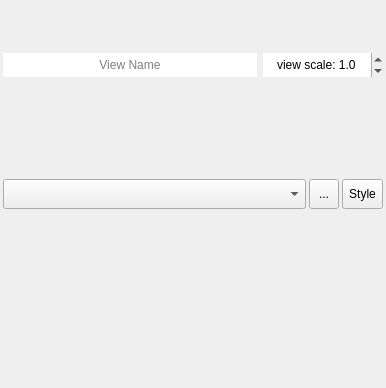
<?xml version="1.0" encoding="UTF-8"?>
<ui version="4.0">
 <class>ViewWidget</class>
 <widget class="QWidget" name="ViewWidget">
  <property name="geometry">
   <rect>
    <x>0</x>
    <y>0</y>
    <width>386</width>
    <height>388</height>
   </rect>
  </property>
  <layout class="QVBoxLayout" name="verticalLayout">
   <property name="spacing">
    <number>3</number>
   </property>
   <property name="leftMargin">
    <number>3</number>
   </property>
   <property name="topMargin">
    <number>3</number>
   </property>
   <property name="rightMargin">
    <number>3</number>
   </property>
   <property name="bottomMargin">
    <number>3</number>
   </property>
   <item>
    <widget class="QWidget" name="widget_2" native="true">
     <layout class="QHBoxLayout" name="horizontalLayout">
      <property name="leftMargin">
       <number>0</number>
      </property>
      <property name="topMargin">
       <number>0</number>
      </property>
      <property name="rightMargin">
       <number>0</number>
      </property>
      <property name="bottomMargin">
       <number>0</number>
      </property>
      <item>
       <widget class="QLineEdit" name="QLabel_ViewName">
        <property name="maximumSize">
         <size>
          <width>16777215</width>
          <height>24</height>
         </size>
        </property>
        <property name="toolTip">
         <string>Click to set the name for this view</string>
        </property>
        <property name="frame">
         <bool>false</bool>
        </property>
        <property name="alignment">
         <set>Qt::AlignCenter</set>
        </property>
        <property name="placeholderText">
         <string>View Name</string>
        </property>
       </widget>
      </item>
      <item>
       <widget class="QDoubleSpinBox" name="scaleFactor">
        <property name="maximumSize">
         <size>
          <width>16777215</width>
          <height>24</height>
         </size>
        </property>
        <property name="toolTip">
         <string>Scale/zoom factor respect to the others views</string>
        </property>
        <property name="frame">
         <bool>false</bool>
        </property>
        <property name="alignment">
         <set>Qt::AlignCenter</set>
        </property>
        <property name="prefix">
         <string>view scale: </string>
        </property>
        <property name="decimals">
         <number>1</number>
        </property>
        <property name="minimum">
         <double>0.100000000000000</double>
        </property>
        <property name="maximum">
         <double>1000.000000000000000</double>
        </property>
        <property name="singleStep">
         <double>0.100000000000000</double>
        </property>
        <property name="stepType">
         <enum>QAbstractSpinBox::AdaptiveDecimalStepType</enum>
        </property>
        <property name="value">
         <double>1.000000000000000</double>
        </property>
       </widget>
      </item>
     </layout>
    </widget>
   </item>
   <item>
    <widget class="QWidget" name="widget_26" native="true">
     <layout class="QHBoxLayout" name="horizontalLayout_26">
      <property name="spacing">
       <number>3</number>
      </property>
      <property name="leftMargin">
       <number>0</number>
      </property>
      <property name="topMargin">
       <number>0</number>
      </property>
      <property name="rightMargin">
       <number>0</number>
      </property>
      <property name="bottomMargin">
       <number>0</number>
      </property>
      <item>
       <widget class="QgsMapLayerComboBox" name="QCBox_RenderFile">
        <property name="sizePolicy">
         <sizepolicy hsizetype="Ignored" vsizetype="Maximum">
          <horstretch>0</horstretch>
          <verstretch>0</verstretch>
         </sizepolicy>
        </property>
        <property name="maximumSize">
         <size>
          <width>16777215</width>
          <height>30</height>
         </size>
        </property>
        <property name="allowEmptyLayer">
         <bool>true</bool>
        </property>
       </widget>
      </item>
      <item>
       <widget class="QToolButton" name="QCBox_browseRenderFile">
        <property name="maximumSize">
         <size>
          <width>30</width>
          <height>30</height>
         </size>
        </property>
        <property name="toolTip">
         <string>Load file</string>
        </property>
        <property name="text">
         <string>...</string>
        </property>
       </widget>
      </item>
      <item>
       <widget class="QToolButton" name="layerStyleEditor">
        <property name="maximumSize">
         <size>
          <width>16777215</width>
          <height>30</height>
         </size>
        </property>
        <property name="toolTip">
         <string>Open the style editor for the layer selected</string>
        </property>
        <property name="text">
         <string>Style</string>
        </property>
        <property name="icon">
         <iconset>
          <normaloff>:/plugins/AcATaMa/icons/layer_properties.svg</normaloff>:/plugins/AcATaMa/icons/layer_properties.svg</iconset>
        </property>
       </widget>
      </item>
     </layout>
    </widget>
   </item>
   <item>
    <widget class="RenderWidget" name="render_widget" native="true">
     <property name="sizePolicy">
      <sizepolicy hsizetype="Ignored" vsizetype="Ignored">
       <horstretch>0</horstretch>
       <verstretch>0</verstretch>
      </sizepolicy>
     </property>
    </widget>
   </item>
  </layout>
 </widget>
 <customwidgets>
  <customwidget>
   <class>QgsMapLayerComboBox</class>
   <extends>QComboBox</extends>
   <header>qgsmaplayercombobox.h</header>
  </customwidget>
  <customwidget>
   <class>RenderWidget</class>
   <extends>QWidget</extends>
   <header>AcATaMa.gui.response_design_view_widget</header>
   <container>1</container>
  </customwidget>
 </customwidgets>
 <resources/>
 <connections/>
</ui>
